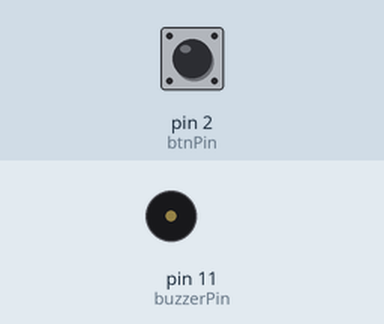
Bench run of a sketch on a simulated Arduino Uno, built with avr-gcc and run on an emulated ATmega328P. Shown: buzzer (waves = sounding). The test bench sets the inputs (shaded band); at power-on: pin 2 (btnPin) HIGH.

Above: at 1.2 s.
1.3 s: pin 2 (btnPin) pulled LOW for 0.15 s
At 2.0 s:
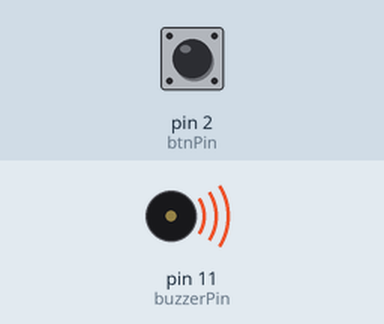
Timing chart, 0 to 8.9 s (numbered marks = the images above; inputs shaded):
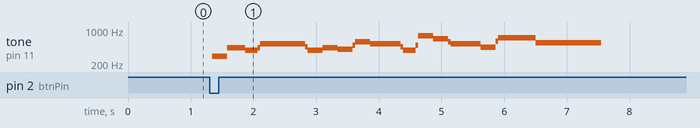

The sketch:

3_3_music.ino
```cpp
/*
 * create by straysnail
 * 2022/11/11
 */

#include <NewTone.h> //Import a library file of sound frequencies
#define buzzerPin 11   //buzzer PIN
#define btnPin 2  //button PIN

void setup() {
  Serial.begin(9600);
  pinMode(buzzerPin, OUTPUT);
  pinMode(btnPin, INPUT);
}

void loop() {
  boolean val = digitalRead(btnPin);
  if(val == 0)
  {
    play_music(buzzerPin);  //Execute the subfunction and play the tune
  }
  else
  {
    NewNoTone(buzzerPin);  //stop
  }
}

void play_music(int buzzer_pin)
{
  //NewTone Three parameters: PIN , frequency, duration
  NewTone(buzzer_pin,294,250);
  NewTone(buzzer_pin,440,250);
  NewTone(buzzer_pin,392,250);
  NewTone(buzzer_pin,532,250);
  NewTone(buzzer_pin,494,500);
  NewTone(buzzer_pin,392,250);
  NewTone(buzzer_pin,440,250);
  NewTone(buzzer_pin,392,250);
  NewTone(buzzer_pin,587,250);
  NewTone(buzzer_pin,532,500);
  NewTone(buzzer_pin,392,250);
  NewTone(buzzer_pin,784,250);
  NewTone(buzzer_pin,659,250);
  NewTone(buzzer_pin,532,250);
  NewTone(buzzer_pin,494,250);
  NewTone(buzzer_pin,440,250);
  NewTone(buzzer_pin,698,375);
  NewTone(buzzer_pin,659,250);
  NewTone(buzzer_pin,532,250);
  NewTone(buzzer_pin,587,250);
  NewTone(buzzer_pin,532,500);
  NewNoTone(buzzer_pin);
}
```

Measured:
- after the input at 1.3 s, tone on pin 11 (buzzerPin): plays 292 Hz for 0.24 s, 427 Hz for 0.28 s, 388 Hz for 0.20 s, 434 Hz for 0.04 s, 525 Hz for 0.72 s, 454 Hz for 0.04 s … (23 notes in this stretch), starting after 0.05 s
